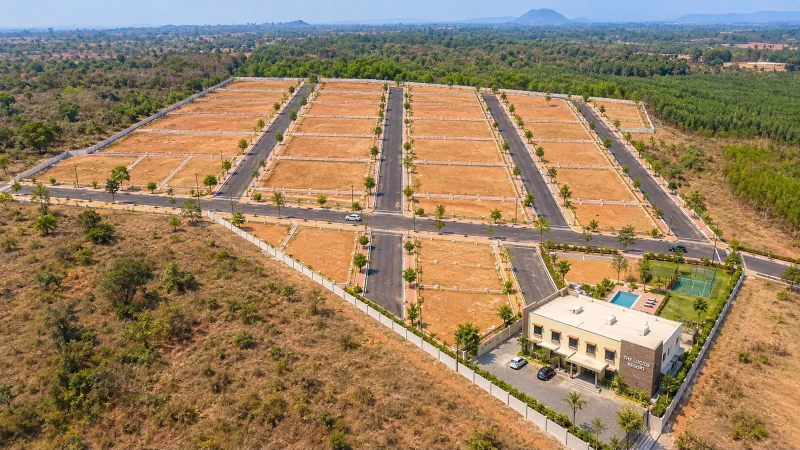
#> input picture assets/lucids/aerial-day.webp, 1600 x 900 px (shown at 1/2 size); its folder holds 4 pictures in this run
$ python grade.py
#> lines starting #> are read from the running program, lines starting #| are printed output that depends on the picture
"""MegEstates Gold: the site's cinematic colour grade, plus a realism pass.

One grade, defined once, used everywhere:
  * exported as a 33-point .cube LUT, so editors can apply the identical look
    to real drone footage in DaVinci Resolve, Premiere Pro or Final Cut;
  * applied to the venture renders, writing graded copies next to the
    originals (assets/lucids/graded/), which the site uses.

The look: a soft filmic S-curve with a slightly lifted, matte black; teal in
the shadows and warm gold in the highlights; greens pulled toward olive and
calmed so foliage stops shouting; skies and pools nudged to teal; earth tones
and warm light a touch richer.

Usage (needs numpy and Pillow):
    python tools/lut/grade.py            # writes the .cube and graded renders
    python tools/lut/grade.py --preview  # also writes before/after strips
"""
from pathlib import Path
import sys

import numpy as np
from PIL import Image, ImageFilter

ROOT = Path(__file__).resolve().parents[2]
SRC = ROOT / "assets" / "lucids"
OUT = SRC / "graded"
CUBE = Path(__file__).with_name("MegEstates-Gold.cube")
RENDERS = [
    "aerial-day", "aerial-dusk", "aerial-amenities", "street", "clubhouse",
    "pool-dusk", "party-garden", "box-cricket", "badminton",
]

# Per-render realism settings.
#   crop:  trim the caption burned into the bottom-right (the site shows its
#          own disclaimer on every slide). aerial-day has none, and the drone
#          handoff is calibrated to its exact framing, so it is never cropped.
#   aerial: drone shots get more aerial perspective (haze toward the horizon).
#   signs: boxes (x0, y0, x1, y1, radius) on the original 1600x900 frame where
#          generated lettering is garbled; softened so they read as distant
#          signage rather than misspelt text.
REALISM = {
    "aerial-day": {"crop": False, "aerial": True, "signs": [(1238, 698, 1306, 752, 2.6)]},
    "aerial-dusk": {"crop": True, "aerial": True, "signs": []},
    "aerial-amenities": {"crop": True, "aerial": True, "signs": []},
    "street": {"crop": True, "aerial": False, "signs": []},
    # The clubhouse sign is rebuilt and re-lettered: blurring it reads as a smudge
    "clubhouse": {"crop": True, "aerial": False, "signs": [], "relabel": {
        "text": "THE LUCIDS RESORT", "box": (158, 467, 434, 499), "source": (158, 448, 434, 467),
        "ink": (50, 44, 40), "x": 165, "width": 243, "cap_top": 472, "cap_h": 22,
    }},
    "pool-dusk": {"crop": True, "aerial": False, "signs": []},
    "party-garden": {"crop": True, "aerial": False, "signs": []},
    "box-cricket": {"crop": True, "aerial": False, "signs": []},
    "badminton": {"crop": True, "aerial": False, "signs": []},
}


# ---------- colour helpers (vectorised, values 0..1) ----------
def rgb_to_hsv(rgb):
    r, g, b = rgb[..., 0], rgb[..., 1], rgb[..., 2]
    mx = rgb.max(-1)
    mn = rgb.min(-1)
    d = mx - mn
    h = np.zeros_like(mx)
    nz = d > 1e-6
    rc = np.where(nz, (mx - r) / np.where(nz, d, 1), 0)
    gc = np.where(nz, (mx - g) / np.where(nz, d, 1), 0)
    bc = np.where(nz, (mx - b) / np.where(nz, d, 1), 0)
    h = np.where(r == mx, bc - gc, h)
    h = np.where(g == mx, 2.0 + rc - bc, h)
    h = np.where(b == mx, 4.0 + gc - rc, h)
    h = np.where(nz, (h / 6.0) % 1.0, 0)
    s = np.where(mx > 1e-6, d / np.where(mx > 1e-6, mx, 1), 0)
    return np.stack([h, s, mx], -1)


def hsv_to_rgb(hsv):
    h, s, v = hsv[..., 0], hsv[..., 1], hsv[..., 2]
    i = np.floor(h * 6.0)
    f = h * 6.0 - i
    p = v * (1 - s)
    q = v * (1 - s * f)
    t = v * (1 - s * (1 - f))
    i = i.astype(int) % 6
    conds = [i == k for k in range(6)]
    r = np.select(conds, [v, q, p, p, t, v])
    g = np.select(conds, [t, v, v, q, p, p])
    b = np.select(conds, [p, p, t, v, v, q])
    return np.stack([r, g, b], -1)


def band(h, centre, width):
    """Smooth 0..1 weight for hues near centre (circular)."""
    d = np.abs(((h - centre + 0.5) % 1.0) - 0.5)
    w = np.clip(1 - d / width, 0, 1)
    return w * w * (3 - 2 * w)


def luma(rgb):
    return rgb[..., 0] * 0.2126 + rgb[..., 1] * 0.7152 + rgb[..., 2] * 0.0722


# ---------- the grade ----------
def grade(rgb):
    rgb = np.clip(rgb, 0, 1)

    # 1. Hue-selective moves
    hsv = rgb_to_hsv(rgb)
    h, s, v = hsv[..., 0], hsv[..., 1], hsv[..., 2]
    greens = band(h, 0.30, 0.13)
    blues = band(h, 0.57, 0.10)
    earth = band(h, 0.075, 0.08)
#> in grade_renders, im is the input picture: PIL image 1600x900 RGB; mean R, G, B 151.5, 128.3, 96.8
    h = (h - 0.032 * greens - 0.022 * blues + 0.010 * earth) % 1.0  # foliage to olive, skies to teal, earth to amber
    s = s * (1 - 0.28 * greens) * (1 + 0.04 * blues) * (1 - 0.16 * earth)
    v = v * (1 - 0.06 * greens)
    rgb = hsv_to_rgb(np.stack([h, np.clip(s, 0, 1), v], -1))

    # 2. Filmic S-curve: more punch in the mids, gentle toe and shoulder
    k = 0.4
    rgb = rgb - k * np.sin(2 * np.pi * rgb) / (2 * np.pi)
    # matte black and a soft white ceiling
    rgb = 0.028 + rgb * 0.950

    # 3. Split tone: teal shadows, gold highlights, a whisper of warmth in the mids
    L = luma(rgb)[..., None]
    ws = np.clip(1 - L / 0.5, 0, 1) ** 1.5
    wh = np.clip((L - 0.45) / 0.55, 0, 1) ** 1.3
    wm = np.clip(1 - np.abs(L - 0.5) / 0.35, 0, 1)
    rgb = rgb + ws * np.array([-0.040, 0.014, 0.062])
    rgb = rgb + wh * np.array([0.046, 0.026, -0.030])
    rgb = rgb + wm * np.array([0.010, 0.003, -0.010])

    # 4. Overall saturation, then keep it in range
    L = luma(rgb)[..., None]
    rgb = L + (rgb - L) * 0.94
    return np.clip(rgb, 0, 1)


# ---------- photographic realism ----------
def blur(arr, radius):
    """Gaussian blur of a float 0..1 RGB array via Pillow."""
    im = Image.fromarray((np.clip(arr, 0, 1) * 255 + 0.5).astype(np.uint8))
    return np.asarray(im.filter(ImageFilter.GaussianBlur(radius)), dtype=np.float32) / 255.0


FUTURA = "/System/Library/Fonts/Supplemental/Futura.ttc"


# [51 lines left out: function relabel, not called in this run]


def realism(im, cfg, seed=7):
    """Take the generated look off a render so it reads as a photograph.

    Generated renders give themselves away with HDR-style local contrast,
    neon cyans and greens, perfectly crisp distance, garbled lettering and a
    noise-free finish. This undoes each of those, and adds what a real camera
    records: atmosphere, a lens and a sensor.
    """
#> called with seed = 7
    im = im.convert("RGB")
    W, H = im.size
#> W = 1600; H = 900

    # Garbled lettering on a sign big enough to read: rebuild and re-letter it
    if cfg.get("relabel"):
        im = relabel(im, cfg["relabel"])

    # Garbled lettering too small to re-letter: soften just the sign
    for x0, y0, x1, y1, r in cfg["signs"]:
        box = (x0, y0, x1, y1)
        im.paste(im.crop(box).filter(ImageFilter.GaussianBlur(r)), box)
#> this loop made 1 pass
#> (x0, y0, x1, y1, r) on pass 1: (1238, 698, 1306, 752, 2.6)

    # Burned-in caption: trim the bottom and keep 16:9 (about a 5% crop)
    if cfg["crop"]:
        h = H - 44
        w = round(h * W / H)
        x = (W - w) // 2
        im = im.crop((x, 0, x + w, h)).resize((W, H), Image.LANCZOS)

    arr = np.asarray(im, dtype=np.float32) / 255.0

    # Pull back the HDR look: reduce mid-scale local contrast (and its halos)
    base = blur(arr, 14)
    arr = arr - 0.32 * (arr - base)

    # Calm the neon: pool cyan and lawn green lose some saturation
    hsv = rgb_to_hsv(np.clip(arr, 0, 1))
#> in rgb_to_hsv (call 2), `nz = d > 1e-6`: nz: shape (900, 1600) bool; every value is 1
#> in rgb_to_hsv (call 2), `return np.stack([h, s, mx], -1)`:
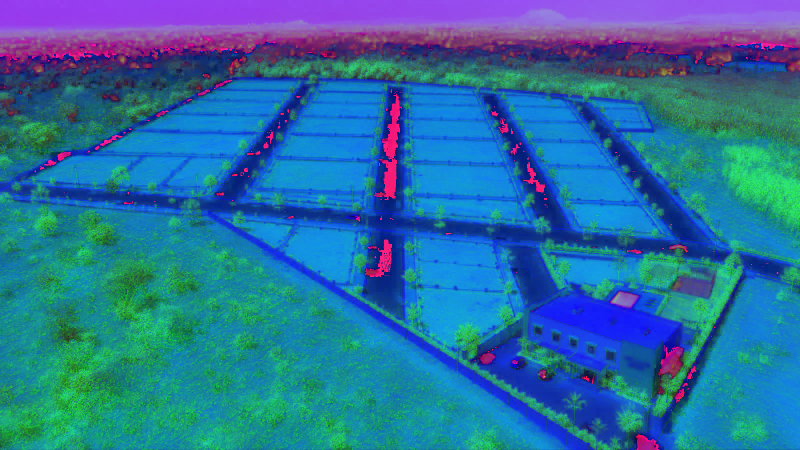
#> returned value: shape (900, 1600, 3) float32 (shown at 1/2 size); mean of channels 0, 1, 2 0.166, 0.438, 0.624; drawn as R, G, B
    hh, ss, vv = hsv[..., 0], hsv[..., 1], hsv[..., 2]
    cyan = band(hh, 0.5, 0.07)
    green = band(hh, 0.29, 0.1)
#> in band (call 5), `d = np.abs(((h - centre + 0.5) % 1.0) - 0.5)`:
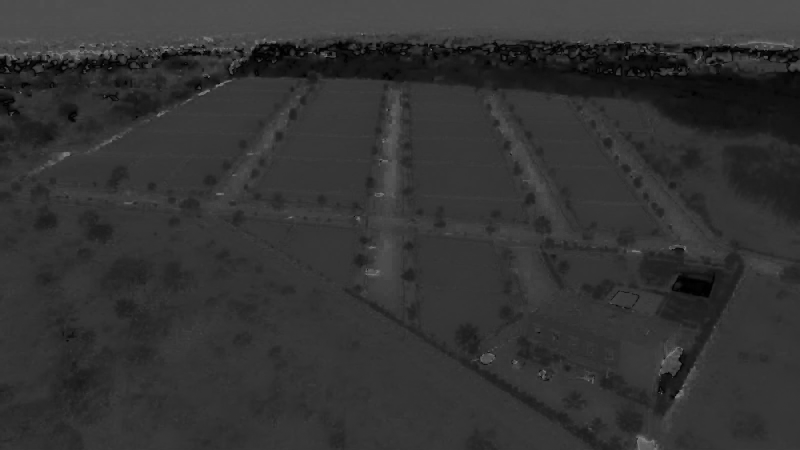
#> d: shape (900, 1600) float32 (shown at 1/2 size); min 1.19e-07, max 0.5, mean 0.201
    ss = ss * (1 - 0.22 * cyan) * (1 - 0.14 * green)
    vv = vv * (1 - 0.05 * cyan)
    arr = hsv_to_rgb(np.stack([hh, ss, vv], -1))
#> in hsv_to_rgb (call 2), `f = h * 6.0 - i`:
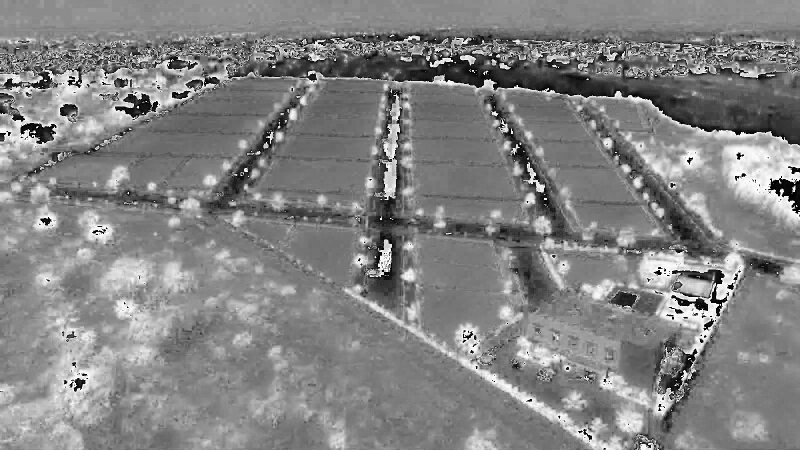
#> f: shape (900, 1600) float32 (shown at 1/2 size); min 0, max 1, mean 0.515
#> in hsv_to_rgb (call 2), `t = v * (1 - s * (1 - f))`:
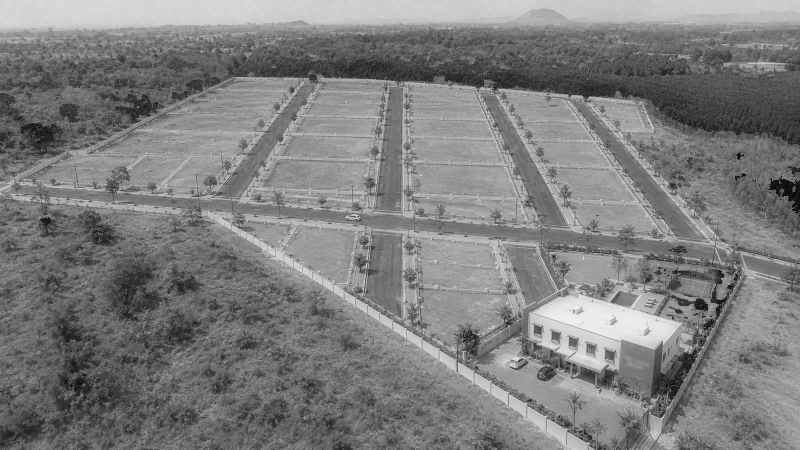
#> t: shape (900, 1600) float32 (shown at 1/2 size); min 0.0188, max 0.965, mean 0.494
#> in hsv_to_rgb (call 2), `i = i.astype(int) % 6`:
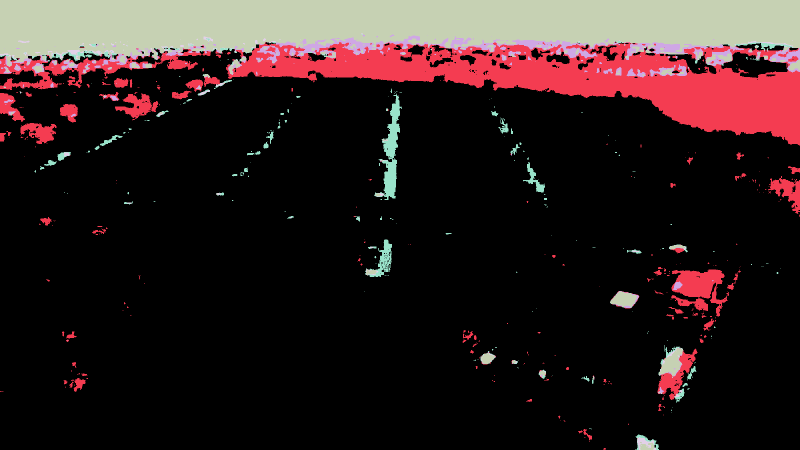
#> i: shape (900, 1600) int64 (shown at 1/2 size); 6 distinct labels, from 0 to 5; one colour per label, 0 black
#> in hsv_to_rgb (call 2), `conds = [i == k for k in range(6)]`: conds = 6 items

    # Aerial perspective: distance lifts toward the sky colour and loses contrast
    yy = np.linspace(0, 1, H, dtype=np.float32)[:, None, None]
#> yy = 900 values from 0 to 1
    depth = np.clip(1 - yy / (0.5 if cfg["aerial"] else 0.42), 0, 1) ** 1.6
#> depth = 900 values, max 1 at index 0, min 0 at index 450, mean 0.193
    strength = 0.3 if cfg["aerial"] else 0.16
#> strength = 0.3
    sky = arr[: max(4, H // 30)].reshape(-1, 3).mean(0)
#> sky = [0.656, 0.779, 0.933]
    haze = 0.55 * sky + 0.45 * np.array([0.86, 0.84, 0.8], dtype=np.float32)
#> haze = [0.748, 0.806, 0.873]
    arr = arr + (haze - arr) * depth * strength

    # Lens: lateral chromatic aberration toward the edges, soft corners, vignette
    img8 = Image.fromarray((np.clip(arr, 0, 1) * 255 + 0.5).astype(np.uint8))
    r, g, b = img8.split()
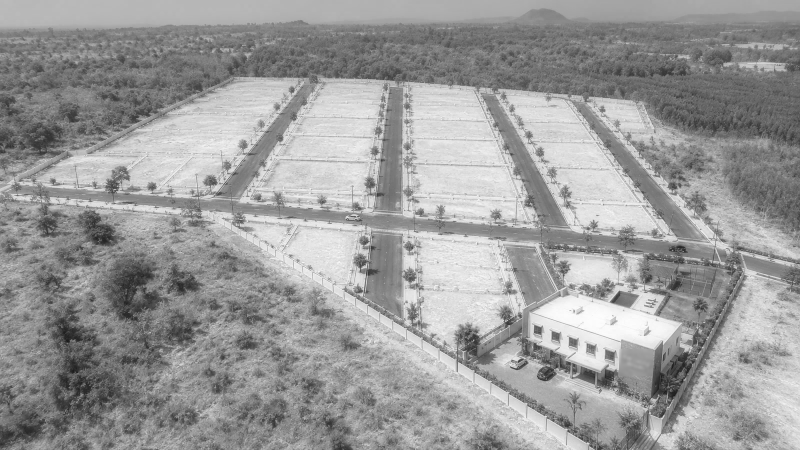
#> r: PIL image 1600x900 L (shown at 1/2 size); min 22, max 253, mean 154.8
#> g: PIL image 1600x900 L
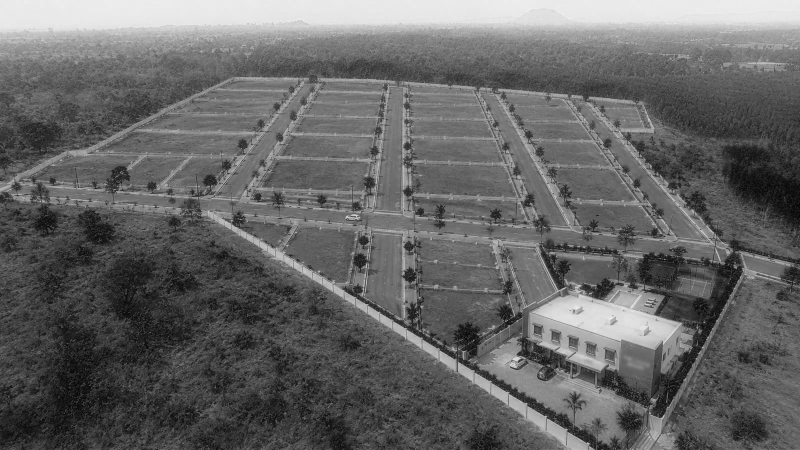
#> b: PIL image 1600x900 L (shown at 1/2 size); min 6, max 241, mean 101.7
    def zoom(ch, k):
#> called with k = 1
        w2, h2 = round(W * k), round(H * k)
#> w2 = 1601; h2 = 901
        z = ch.resize((w2, h2), Image.BICUBIC)
        return z.crop(((w2 - W) // 2, (h2 - H) // 2, (w2 - W) // 2 + W, (h2 - H) // 2 + H))
#> returned value: PIL image 1600x900 L
    img8 = Image.merge("RGB", (zoom(r, 1.0009), g, zoom(b, 0.9991)))
    arr = np.asarray(img8, dtype=np.float32) / 255.0
    xx = np.linspace(-1, 1, W, dtype=np.float32)[None, :]
    yy2 = np.linspace(-1, 1, H, dtype=np.float32)[:, None]
#> yy2 = 900 values from -1 to 1
    rad = np.sqrt(xx ** 2 * 0.8 + yy2 ** 2 * 0.6)
    edge = np.clip((rad - 0.55) / 0.6, 0, 1)[..., None]
    arr = arr + (blur(arr, 1.1) - arr) * edge * 0.7
    arr = arr * (1 - 0.16 * edge ** 1.5)

    # Sensor: fine luminance noise, stronger in the shadows as real sensors are
    rng = np.random.default_rng(seed)
    L = luma(arr)[..., None]
    noise = rng.normal(0, 1, (H, W, 1)).astype(np.float32)
    noise = 0.6 * noise + 0.4 * blur(np.repeat(noise * 0.25 + 0.5, 3, -1), 0.6)[..., :1] * 4 - 0.4 * 2
    arr = arr + noise * (0.006 + 0.01 * (1 - L))

    return np.clip(arr, 0, 1)


# ---------- outputs ----------
def write_cube(size=33):
    axis = np.linspace(0, 1, size)
    # .cube order: red changes fastest, then green, then blue
    b, g, r = np.meshgrid(axis, axis, axis, indexing="ij")
    lattice = np.stack([r, g, b], -1).reshape(-1, 3)
    out = grade(lattice)
    lines = [
        'TITLE "MegEstates Gold"',
        "# Cinematic grade for MegEstates: teal shadows, gold highlights, olive greens, matte black.",
        "# Input and output: Rec.709 / sRGB display-referred.",
        f"LUT_3D_SIZE {size}",
        "DOMAIN_MIN 0.0 0.0 0.0",
        "DOMAIN_MAX 1.0 1.0 1.0",
    ]
    lines += [f"{x:.6f} {y:.6f} {z:.6f}" for x, y, z in out]
    CUBE.write_text("\n".join(lines) + "\n")
    print(f"wrote {CUBE.relative_to(ROOT)}")


def grade_renders(preview=False):
    OUT.mkdir(exist_ok=True)
    strips = []
    for name in RENDERS:
        src = SRC / f"{name}.webp"
#> (the run stopped early here; a loop or call above may not have finished)
